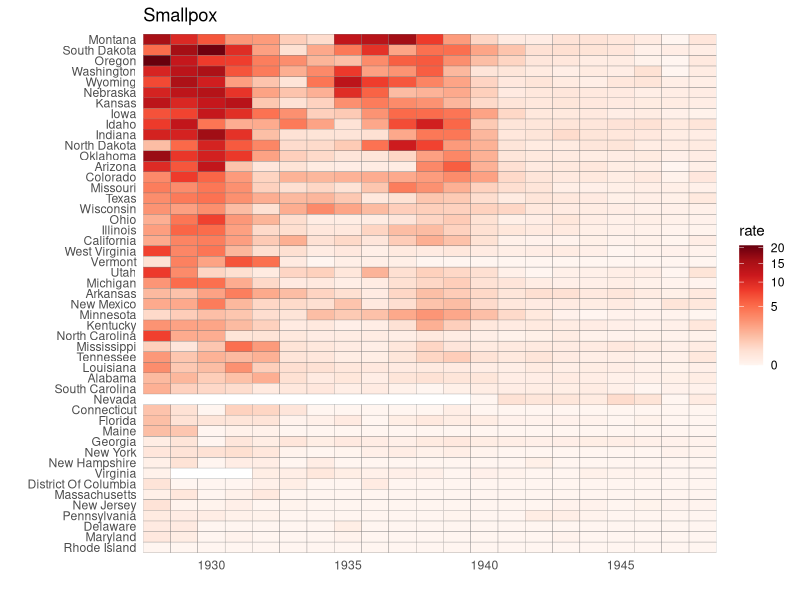

Write the R code that produced this figure.
library(dplyr)
library(ggplot2)
library(RColorBrewer)
library(dslabs)
data(us_contagious_diseases)

the_disease = "Smallpox"
dat <- us_contagious_diseases %>% 
   filter(!state %in% c("Hawaii","Alaska") & disease == the_disease & !weeks_reporting < 10) %>% 
   mutate(rate = count / population * 10000) %>% 
   mutate(state = reorder(state, rate))

dat %>%
  ggplot(aes(year, state, fill = rate)) + 
  geom_tile(color = "grey50") + 
  scale_x_continuous(expand=c(0,0)) + 
  scale_fill_gradientn(colors = brewer.pal(9, "Reds"), trans = "sqrt") + 
  theme_minimal() + 
  theme(panel.grid = element_blank()) + 
  ggtitle(the_disease) + 
  ylab("") + 
  xlab("")
